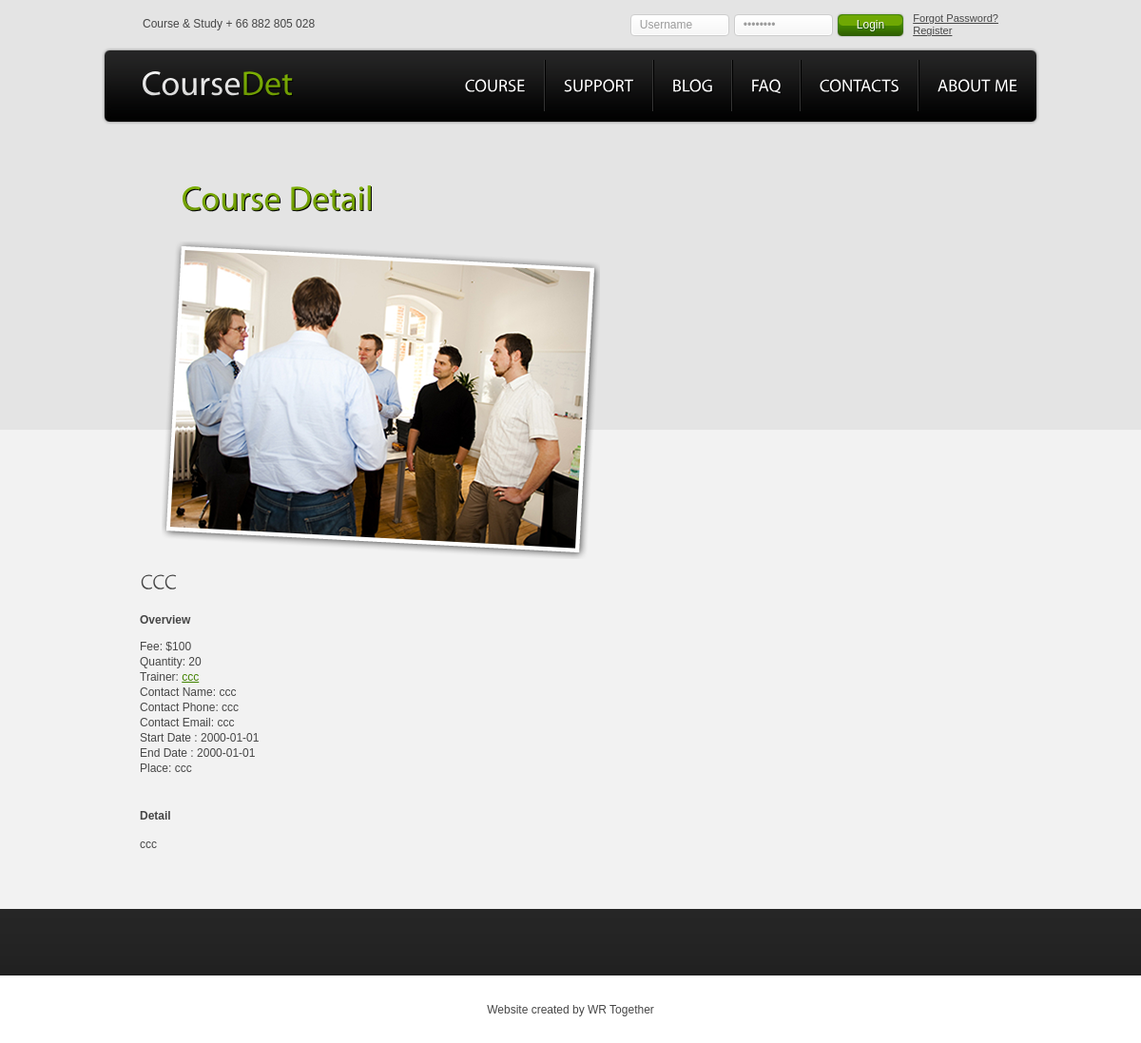
/course_detail.php?cid=2, run on the app's committed database.
### tables this page shows
CREATE TABLE `course` (
  `course_id` int(5) NOT NULL auto_increment,
  `course_name` text NOT NULL,
  `course_detail` text NOT NULL,
  `trainer` varchar(20) NOT NULL,
  `start_date` date NOT NULL,
  `end_date` date NOT NULL,
  `place` text NOT NULL,
  `con_name` varchar(20) NOT NULL,
  `con_phone` varchar(20) NOT NULL,
  `con_email` varchar(50) NOT NULL,
  `cer_type` varchar(10) NOT NULL,
  `price` int(11) NOT NULL,
  `trainee_no` int(11) NOT NULL,
  PRIMARY KEY  (`course_id`)
);

### phpMySQLFunctionDatabase.php (called while the page is built, shortened)
<?
	function fncSelectRecord($strTable,$strCondition)
	{
			$strSQL = "SELECT * FROM $strTable WHERE $strCondition ";
			$objQuery = @mysql_query($strSQL);
			return @mysql_fetch_array($objQuery);
	}
?>

### course_detail.php (the view, shortened to what this page needs)
<?
	include("phpMySQLFunctionDatabase.php");
?>
<!DOCTYPE html>
<html lang="en">
<head>
<link rel="stylesheet" href="css/reset.css" type="text/css" media="all">
<link rel="stylesheet" href="css/layout.css" type="text/css" media="all">
<link rel="stylesheet" href="css/style.css" type="text/css" media="all">
</head>
<body id="page2">
<div class="tail-top1">
	<header>
		<div class="container">
			<div class="header-box">
				<div class="left">
					<div class="right">
						<nav>
							<ul>
								<li><a href="course.php">Course</a></li>
								<li><a href="support.php">Support</a></li>
								<li><a href="Blog.php">Blog</a></li>
								<li><a href="FAQ.php">FAQ</a></li>
								<li><a href="contacts.php">Contacts</a></li>
								<li><a href="aboutMe.php">About me</a></li>
							</ul>
						</nav>
						<h1><a href="index.php"><span>Course</span>Det</a></h1>
					</div>
				</div>
			</div>
			<span class="top-info">Course &amp; Study + 66 882 805 028  </span>
			<?
				if($_SESSION['UserID'] != "")
				{
					echo "<form id=\"login-form\" method=\"post\" action=\"logout.php\">
					<fieldset>
						<table>
						<tr>
						<td><h5>Hi,welcome&nbsp;&nbsp;&nbsp;&nbsp;<a href='profile.php'>".$_SESSION['UserID']."</h5></td>
						<td><a href='#' class=\"login\" onClick=\"document.getElementById('login-form').submit()\"><span><span>Logout</span></span></a></td>
						</tr></table>
					</fieldset>
					</form>";
				}
				else{
					echo "<form id=\"login-form\" method=\"post\" action=\"check_login.php\">
					<fieldset>
					<span class=\"text\">
						<input type=\"text\" name=\"Username\" value=\"Username\" onFocus=\"if(this.value=='Username'){this.value=''}\" onBlur=\"if(this.value==''){this.value='Username'}\">
					</span>
					<span class=\"text\">
						<input type=\"password\" name=\"Password\" value=\"Password\" onFocus=\"if(this.value=='Password'){this.value=''}\" onBlur=\"if(this.value==''){this.value='Password'}\">
					</span>
					<a href='#' class=\"login\" onClick=\"document.getElementById('login-form').submit()\"><span><span>Login</span></span></a>
					<span class=\"links\"><a href='#'>Forgot Password?</a><br/><a href=\"register.php\">Register</a></span>
					</fieldset>
					</form>";
				}
			?>
		</div>
	</header>
	<section id="content">
		<div class="container">
				<div class="inside1">
					<div class="wrap row-2">
						<article class="col-2">
						<?
						$strTable = "course";
						$strCondition = "course_id = ".$_GET['cid'];
						$objSelect = fncSelectRecord($strTable,$strCondition);
						echo "<h1>Course Detail</h1><br>
							<img src='images/crouse-detail.png'>
							<h2>".$objSelect[course_name]."</h2>
							<p><b>Overview</b></p>
							<UL TYPE='square'>
							<LI>Fee: $".$objSelect[price]."</LI>
							<LI>Quantity: ".$objSelect[trainee_no]."</LI>
							<LI>Trainer: <a href='profile.php?user=".$objSelect[trainer]."'>".$objSelect[trainer]."</a></LI>
							<LI>Contact Name: ".$objSelect[con_name]."</LI>
							<LI>Contact Phone: ".$objSelect[con_phone]."</LI>
							<LI>Contact Email: ".$objSelect[con_email]."</LI>
							<LI>Start Date : ".$objSelect[start_date]."</LI>
							<LI>End Date : ".$objSelect[end_date]."</LI>
							<LI>Place: ".$objSelect[place]."</LI>
							</UL>
							<br><br><p><b>Detail</b></p>
							<p>".$objSelect[course_detail];
						?>
					    </article>
					</div>
				</div>
			</div>
		</div>
<aside>
	<div class="container">
		<div class="inside">
		</div>
	</div>
</aside>
<footer>
	<div class="container">
		<div class="inside">
			Website created by WR Together<a class="new_window" href="http://www.templatemonster.com" target="_blank" rel="nofollow"></a><br/>
		</div>
	</div>
</footer>
</body>
</html>

### css/layout.css (style rules this page uses)
#page2 #content .col-2 { width:657px }

### css/style.css (style rules this page uses)
article, aside, audio, canvas, command, datalist, details, embed, figcaption, figure, footer, header, hgroup, keygen, meter, nav, output, progress, section, source, video { display:block }
body { background:#fff;font-family:Arial, Helvetica, sans-serif;font-size:100%;line-height:1em;color:#464646 }
html { min-width:980px }
html, body { height:100% }
.container { margin:0 auto;width:990px;font-size:.75em }
header .container { height:131px;overflow:hidden;position:relative }
aside { background:url(../images/aside-tail.gif) repeat-x left top #131313;min-width:980px }
footer .container { text-align:center;line-height:1.667em;padding:26px 0 }
.col-1, .col-2, .col-3, .col-4, .col-5 { float:left }
.wrap { width:100% }
.tail-top, .tail-top1, .tail-top2, .tail-top3 { background-repeat:repeat-x;background-color:#f2f2f2;background-position:left top;min-width:980px }
.tail-top1 { background-image:url(../images/tail-top1.gif) }
input, select, textarea { font-family:Arial, Helvetica, sans-serif;font-size:1em;vertical-align:middle;font-weight:normal;color:#393939;margin:0;padding:0 }
fieldset { border:0 }
p { margin-bottom:10px;line-height:1.667em }
a { color:#428301;outline:none }
h1 { padding:17px 0 0 44px;font-size:36px;line-height:1.2em }
h1 a { text-decoration:none }
h2 { color:#464646;font-size:30px;line-height:1.2em;margin-bottom:15px;letter-spacing:-1px }
.header-box { width:100%;background:url(../images/header-box-tail.gif) repeat-x left top;position:relative;top:50px }
.header-box .left { background:url(../images/header-box-left.gif) no-repeat left top }
.header-box .right { background:url(../images/header-box-right.gif) no-repeat right top;height:81px }
header nav { float:right;padding:13px 24px 0 0 }
header nav li { float:left;font-size:18px;line-height:3em;text-transform:uppercase;padding-left:21px;margin-left:19px;background:url(../images/divider.gif) repeat-y left top }
header nav li:first-child { background:none;padding-left:0;margin-left:0 }
header nav li a { color:#fff;text-decoration:none }
header .top-info { position:absolute;left:45px;top:17px }
#content .inside1 { padding:40px 0 48px 42px }
aside .inside { padding:35px 40px 35px 44px }
#login-form fieldset { position:absolute;right:45px;top:15px }
#login-form span.text { float:left;width:104px;height:23px;margin-left:5px;background:url(../images/input-bg1.gif) no-repeat left top }
#login-form input { border:none;background:none;padding:4px 10px;vertical-align:top;color:#9b9b9b;width:84px }
#login-form a.login { color:#fff;text-decoration:none;text-shadow:1px 1px #295c01;float:left;background:url(../images/button-tail1.gif) repeat-x left top;position:relative;top:-2px;margin-left:3px }
#login-form a.login span { display:block;background:url(../images/button-left1.gif) no-repeat left top }
#login-form a.login span span { padding:5px 22px 6px 22px;background:url(../images/button-right1.gif) no-repeat right top }
#login-form span.links { font-size:.923em;line-height:1.2em;float:left;padding-left:8px;position:relative;top:-2px }
#login-form span.links a { color:#464646 }
a { outline:0;border:0 }

### data on the page
course: price "100", trainee_no "20", trainer "ccc", con_name "ccc", con_phone "ccc", con_email "ccc", start_date "2000-01-01", end_date "2000-01-01", place "ccc", course_detail "ccc"
